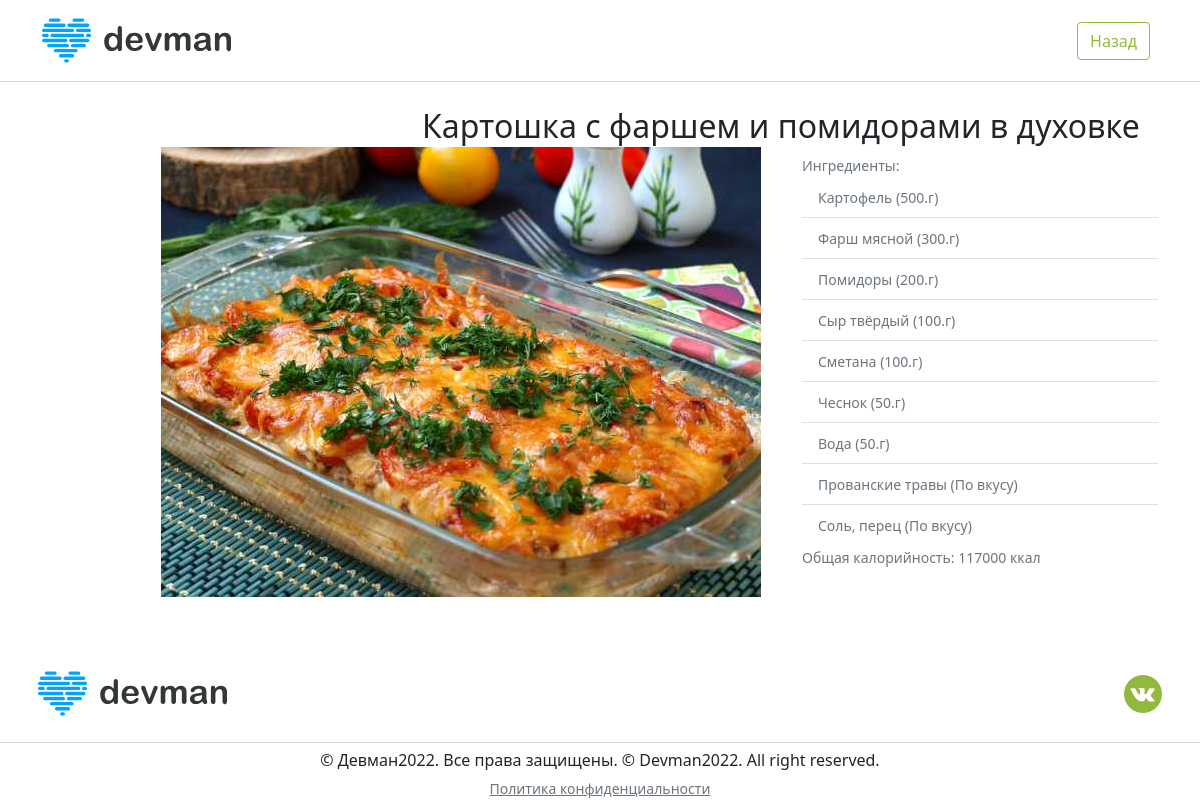
The app's page /card/1/ with its own data.
### foodplan_app/models.py (models this page shows, shortened)
class Dish(models.Model):
    title = models.CharField(max_length=200, verbose_name='Title')
    description = models.TextField(blank=True, null=True, verbose_name='Description')
    photo = models.ImageField(max_length=200, verbose_name='Photo', blank=True, null=True)
    calories = models.IntegerField(blank=True, null=True, verbose_name='Calories')
    objects = DishQuerySet.as_manager()

class Component(models.Model):
    title = models.CharField(max_length=200, verbose_name='Title')
    weight = models.IntegerField(blank=True, null=True, verbose_name='weight')
    dish = models.ForeignKey(Dish, on_delete=models.CASCADE, related_name='components', verbose_name='dish')

### foodplan_app/views.py (the view)
# urls.py: path('card/<int:id>/', views.card, name='card'),
def card(request, id):
    dish = get_object_or_404(Dish, id=id)
    context = {
        'dish': {
            'title': dish.title,
            'descripion': dish.description,
            'components': dish.components.all(),
            'calories': dish.calories,
            'photo': dish.photo,
        },
    }
    return render(request, 'card.html', context=context)

### templates/card.html (shortened to what this page needs)
{% extends "base.html" %}
{% load static %}
{% block header-content %}
    <a href="{% url 'index' %}">
        <button class="btn btn-outline-success me-2 shadow-none foodplan_green foodplan__border_green">Назад</button>
    </a>
{% endblock header-content%}
{% block main %}
    <main style="margin-top: calc(2rem + 75px);">
        <section>
            <div class="container">
                <div class="row">
                    <div class="col-12 col-md-4 d-flex justify-content-center">
                        <div class="col-md-4">
                            <img src="{{ dish.photo.url }}"  class="card-img-top{object-fit: cover;}" alt="фото блюда {{ dish.title }}" style="margin-top: 40px; max-width: 600px; height: auto">
                        </div>
                    </div>
                    <div class="col-12 col-md-8 d-flex flex-column justify-content-between" >
                        <div class="row">
                            <h2>{{dish.title}}</h2>
                            <div class="col-12 col-sm-6">
                            </div>
                            <div class="col-12 col-sm-6">
                                <small class="link-secondary">Ингредиенты:</small>
                                <ul class="list-group list-group-flush">
                                    {% for component in dish.components %}
                                        {% if component.weight %}
                                            <li class="list-group-item disabled"><small>{{component.title}} ({{component.weight}}.г)</small></li>
                                        {% else %}
                                            <li class="list-group-item disabled"><small>{{component.title}} (По вкусу)</small></li>
                                        {% endif %}
                                    {% endfor %}
                                </ul>
                                <small class="link-secondary">Общая калорийность: {{dish.calories}} ккал</small>
                            </div>
                        </div>
                    </div>
                </div>
            </div>
        </section>
    </main>
{% endblock main %}
{% block footer %}
    {% include 'footers.html' %}
{% endblock footer %}

### static/css/style.css (style rules this page uses)
html { height: 100%; }
body { background-color: white; min-height: 100%; display: grid; grid-template-rows: auto 1fr auto; }
.foodplan_green { color: #91B93E; }
.foodplan__border_green { border-color: #91B93E; }

### records on screen
Dish: title "Картошка с фаршем и помидорами в духовке"
Component: title "Картофель", weight "500"
Component: title "Фарш мясной", weight "300"
Component: title "Помидоры", weight "200"
Component: title "Сыр твёрдый", weight "100"
Component: title "Сметана", weight "100"
Component: title "Чеснок", weight "50"
Component: title "Вода", weight "50"
Component: title "Прованские травы"
Component: title "Соль, перец"

### other values on screen
{{ dish.calories }} "117000"
